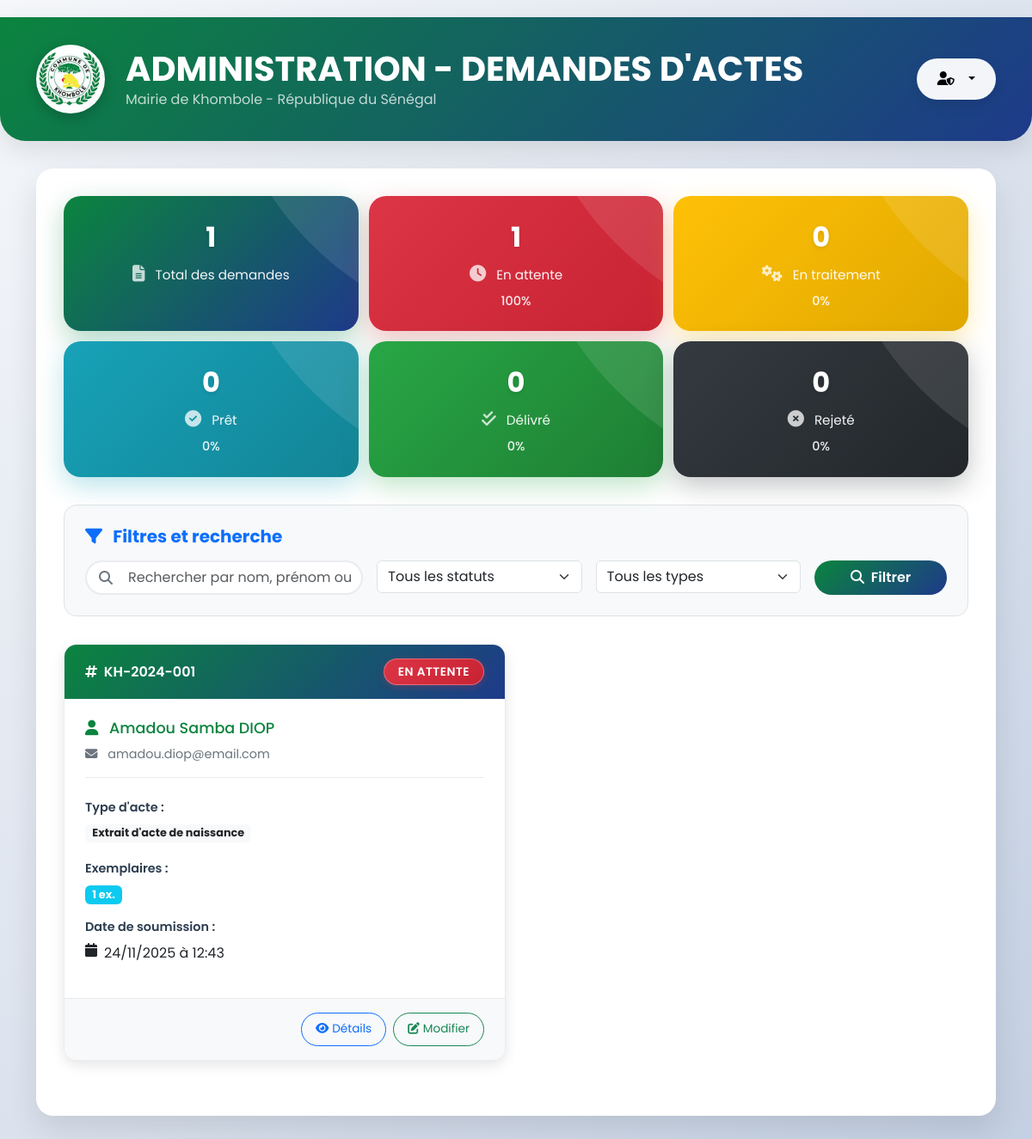
/liste_demandes.php (signed in), run on the app's committed database.
### tables this page shows
CREATE TABLE IF NOT EXISTS demandes_actes (
    id INT AUTO_INCREMENT PRIMARY KEY,
    numero_demande VARCHAR(20) UNIQUE NOT NULL,
    type_acte ENUM(
        'extrait_naissance',
        'copie_litterale_naissance', 
        'extrait_mariage',
        'certificat_residence',
        'certificat_vie_individuelle',
        'certificat_vie_collective',
        'certificat_deces'
    ) NOT NULL,
    nombre_exemplaires INT DEFAULT 1 NOT NULL,
    
     
    nom VARCHAR(100) NOT NULL,
    prenoms VARCHAR(200) NOT NULL,
    date_naissance DATE NOT NULL,
    lieu_naissance VARCHAR(100) NOT NULL,
    annee_registre YEAR NOT NULL,
    numero_registre VARCHAR(50) NOT NULL,
    qualite_demandeur ENUM('titulaire', 'parent', 'representant_legal') NOT NULL,
    adresse_actuelle TEXT NOT NULL,
    telephone VARCHAR(20) NOT NULL,
    email VARCHAR(100) NOT NULL,
    
     
    mode_delivrance ENUM('retrait_physique', 'envoi_electronique') NOT NULL,
    mode_paiement ENUM('wave', 'orange_money') NOT NULL,
    
     
    consentement_donnees BOOLEAN NOT NULL DEFAULT FALSE,
    acceptation_clause BOOLEAN NOT NULL DEFAULT FALSE,
    
     
    statut ENUM('en_attente', 'en_traitement', 'pret', 'delivre', 'rejete') DEFAULT 'en_attente',
    commentaire_admin TEXT,
    
     
    date_soumission TIMESTAMP DEFAULT CURRENT_TIMESTAMP,
    date_traitement TIMESTAMP NULL,
    date_delivrance TIMESTAMP NULL,
    
     
    ip_soumission VARCHAR(45),
    user_agent TEXT,
    
    INDEX idx_numero_demande (numero_demande),
    INDEX idx_statut (statut),
    INDEX idx_type_acte (type_acte),
    INDEX idx_date_soumission (date_soumission)
);

### liste_demandes.php (the view, shortened to what this page needs)
<?php
require_once 'db_connection.php';
$demandes = [];
$totalDemandes = 0;
$page = isset($_GET['page']) ? max(1, intval($_GET['page'])) : 1;
$parPage = 10;
$offset = ($page - 1) * $parPage;
$recherche = $_GET['recherche'] ?? '';
try {
    $pdo = createPDOConnection();
    $whereConditions = [];
    $params = [];
    $whereClause = !empty($whereConditions) ? 'WHERE ' . implode(' AND ', $whereConditions) : '';
    $sqlCount = "SELECT COUNT(*) as total FROM demandes_actes $whereClause";
    $stmtCount = $pdo->prepare($sqlCount);
    $stmtCount->execute($params);
    $totalDemandes = $stmtCount->fetch()['total'];
    $sql = "SELECT * FROM demandes_actes $whereClause ORDER BY date_soumission DESC LIMIT $parPage OFFSET $offset";
    $stmt = $pdo->prepare($sql);
    $stmt->execute($params);
    $demandes = $stmt->fetchAll();
} catch (PDOException $e) {
    $erreur = "Erreur de connexion à la base de données.";
}
$typesActes = [
    'extrait_naissance' => 'Extrait d\'acte de naissance',
    'copie_litterale_naissance' => 'Copie littérale d\'acte de naissance',
    'extrait_mariage' => 'Extrait d\'acte de mariage',
    'certificat_residence' => 'Certificat de résidence',
    'certificat_vie_individuelle' => 'Certificat de vie individuelle',
    'certificat_vie_collective' => 'Certificat de vie collective',
    'certificat_deces' => 'Certificat de décès'
];
$statutsLabels = [
    'en_attente' => 'En attente',
    'en_traitement' => 'En traitement',
    'pret' => 'Prêt',
    'delivre' => 'Délivré',
    'rejete' => 'Rejeté'
];
$statutsColors = [
    'en_attente' => 'danger',
    'en_traitement' => 'warning',
    'pret' => 'info',
    'delivre' => 'success',
    'rejete' => 'dark'
];
$statsParStatut = [];
try {
    $sqlStats = "SELECT statut, COUNT(*) as nombre FROM demandes_actes GROUP BY statut";
    $stmtStats = $pdo->prepare($sqlStats);
    $stmtStats->execute();
    $resultStats = $stmtStats->fetchAll(PDO::FETCH_ASSOC);
    foreach (array_keys($statutsLabels) as $statut) {
        $statsParStatut[$statut] = 0;
    }
    foreach ($resultStats as $stat) {
        $statsParStatut[$stat['statut']] = $stat['nombre'];
    }
} catch (Exception $e) {
    foreach (array_keys($statutsLabels) as $statut) {
        $statsParStatut[$statut] = 0;
    }
}
?>
<!DOCTYPE html>
<html lang="fr">
<head>
    <link href="https://cdn.jsdelivr.net/npm/bootstrap@5.3.0/dist/css/bootstrap.min.css" rel="stylesheet">
    <link href="https://cdnjs.cloudflare.com/ajax/libs/font-awesome/6.4.0/css/all.min.css" rel="stylesheet">
</head>
<body>
    <div class="header-section">
        <div class="container">
            <div class="d-flex justify-content-between align-items-center">
                <div class="d-flex align-items-center">
                    <div class="logo-container me-4">
                        <div class="logo-circle">
                            <img src="logo.jpg" alt="Logo Mairie de Khombole" class="logo-img">
                        </div>
                    </div>
                    <div>
                        <h1 class="mb-0 fw-bold">ADMINISTRATION - DEMANDES D'ACTES</h1>
                        <p class="mb-0 opacity-75">Mairie de Khombole - République du Sénégal</p>
                    </div>
                </div>
                <div class="admin-section">
                    <div class="dropdown">
                        <button class="btn btn-light dropdown-toggle admin-btn" type="button" data-bs-toggle="dropdown">
                            <i class="fas fa-user-shield me-2"></i>
                        </button>
                    </div>
                </div>
            </div>
        </div>
    </div>
    <div class="container">
        <div class="main-container">
            <div class="stats-cards">
                <div class="stat-card stat-total">
                    <div class="stat-number"><?= $totalDemandes ?></div>
                    <div class="stat-label">
                        <i class="fas fa-file-alt"></i>
                        Total des demandes
                    </div>
                </div>
                <div class="stat-card stat-danger">
                    <div class="stat-number"><?= $statsParStatut['en_attente'] ?></div>
                    <div class="stat-label">
                        <i class="fas fa-clock"></i>
                        En attente
                    </div>
                    <div class="stat-percentage">
                        <?= $totalDemandes > 0 ? round(($statsParStatut['en_attente'] / $totalDemandes) * 100, 1) : 0 ?>%
                    </div>
                </div>
                <div class="stat-card stat-warning">
                    <div class="stat-number"><?= $statsParStatut['en_traitement'] ?></div>
                    <div class="stat-label">
                        <i class="fas fa-cogs"></i>
                        En traitement
                    </div>
                    <div class="stat-percentage">
                        <?= $totalDemandes > 0 ? round(($statsParStatut['en_traitement'] / $totalDemandes) * 100, 1) : 0 ?>%
                    </div>
                </div>
                <div class="stat-card stat-info">
                    <div class="stat-number"><?= $statsParStatut['pret'] ?></div>
                    <div class="stat-label">
                        <i class="fas fa-check-circle"></i>
                        Prêt
                    </div>
                    <div class="stat-percentage">
                        <?= $totalDemandes > 0 ? round(($statsParStatut['pret'] / $totalDemandes) * 100, 1) : 0 ?>%
                    </div>
                </div>
                <div class="stat-card stat-success">
                    <div class="stat-number"><?= $statsParStatut['delivre'] ?></div>
                    <div class="stat-label">
                        <i class="fas fa-check-double"></i>
                        Délivré
                    </div>
                    <div class="stat-percentage">
                        <?= $totalDemandes > 0 ? round(($statsParStatut['delivre'] / $totalDemandes) * 100, 1) : 0 ?>%
                    </div>
                </div>
                <div class="stat-card stat-dark">
                    <div class="stat-number"><?= $statsParStatut['rejete'] ?></div>
                    <div class="stat-label">
                        <i class="fas fa-times-circle"></i>
                        Rejeté
                    </div>
                    <div class="stat-percentage">
                        <?= $totalDemandes > 0 ? round(($statsParStatut['rejete'] / $totalDemandes) * 100, 1) : 0 ?>%
                    </div>
                </div>
            </div>
            <div class="filters-section">
                <h5 class="fw-bold text-primary mb-3">
                    <i class="fas fa-filter me-2"></i>
                    Filtres et recherche
                </h5>
                <form method="GET" class="row g-3">
                    <div class="col-md-4">
                        <div class="search-box">
                            <i class="fas fa-search"></i>
                            <input type="text" class="form-control" name="recherche"
                                   placeholder="Rechercher par nom, prénom ou numéro de registre..."
                                   value="<?= htmlspecialchars($recherche) ?>">
                        </div>
                    </div>
                    <div class="col-md-3">
                        <select class="form-select" name="statut">
                            <option value="">Tous les statuts</option>
                        </select>
                    </div>
                    <div class="col-md-3">
                        <select class="form-select" name="type">
                            <option value="">Tous les types</option>
                        </select>
                    </div>
                    <div class="col-md-2">
                        <button type="submit" class="btn btn-primary w-100">
                            <i class="fas fa-search me-1"></i>
                            Filtrer
                        </button>
                    </div>
                </form>
            </div>
            <?php if (!empty($demandes)): ?>
                <div class="demandes-grid">
                    <?php foreach ($demandes as $demande): ?>
                        <div class="demande-card">
                            <div class="card-header">
                                <div class="demande-numero">
                                    <i class="fas fa-hashtag me-1"></i>
                                    <?= htmlspecialchars($demande['numero_demande']) ?>
                                </div>
                                <div class="demande-statut">
                                    <span class="badge bg-<?= $statutsColors[$demande['statut']] ?> status-badge">
                                        <?= htmlspecialchars($statutsLabels[$demande['statut']] ?? $demande['statut']) ?>
                                    </span>
                                </div>
                            </div>
                            <div class="card-body">
                                <div class="demandeur-info">
                                    <h6 class="demandeur-nom">
                                        <i class="fas fa-user me-2"></i>
                                        <?= htmlspecialchars($demande['prenoms'] . ' ' . $demande['nom']) ?>
                                    </h6>
                                    <p class="demandeur-email">
                                        <i class="fas fa-envelope me-2"></i>
                                        <?= htmlspecialchars($demande['email']) ?>
                                    </p>
                                </div>
                                <div class="demande-details">
                                    <div class="detail-item">
                                        <span class="detail-label">Type d'acte :</span>
                                        <div class="detail-value">
                                            <?php
                                            $types = explode(',', $demande['type_acte']);
                                            foreach ($types as $type):
                                                $type = trim($type);
                                            ?>
                                                <span class="badge bg-light text-dark me-1 mb-1">
                                                    <?= htmlspecialchars($typesActes[$type] ?? $type) ?>
                                                </span>
                                            <?php endforeach; ?>
                                        </div>
                                    </div>
                                    <div class="detail-item">
                                        <span class="detail-label">Exemplaires :</span>
                                        <div class="detail-value">
                                            <?php
                                            $exemplaires = json_decode($demande['nombre_exemplaires'], true);
                                            if (is_array($exemplaires)):
                                                foreach ($exemplaires as $type => $nombre):
                                            ?>
                                                <span class="badge bg-info me-1 mb-1">
                                                    <?= htmlspecialchars($typesActes[$type] ?? $type) ?>: <?= $nombre ?>
                                                </span>
                                            <?php
                                                endforeach;
                                            else:
                                            ?>
                                                <span class="badge bg-info">
                                                    <?= htmlspecialchars($demande['nombre_exemplaires']) ?> ex.
                                                </span>
                                            <?php endif; ?>
                                        </div>
                                    </div>
                                    <div class="detail-item">
                                        <span class="detail-label">Date de soumission :</span>
                                        <div class="detail-value">
                                            <i class="fas fa-calendar me-1"></i>
                                            <?= date('d/m/Y à H:i', strtotime($demande['date_soumission'])) ?>
                                        </div>
                                    </div>
                                </div>
                            </div>
                            <div class="card-footer">
                                <div class="actions-buttons">
                                    <a href="detail_demande.php?numero=<?= urlencode($demande['numero_demande']) ?>&retour=liste"
                                       class="btn btn-outline-primary btn-sm">
                                        <i class="fas fa-eye me-1"></i>Détails
                                    </a>
                                    <button type="button" class="btn btn-outline-success btn-sm"
                                            data-bs-toggle="modal"
                                            data-bs-target="#modalStatut"
                                            data-demande-id="<?= $demande['id'] ?>"
                                            data-numero="<?= htmlspecialchars($demande['numero_demande']) ?>"
                                            data-statut-actuel="<?= htmlspecialchars($demande['statut']) ?>">
                                        <i class="fas fa-edit me-1"></i>Modifier
                                    </button>
                                </div>
                            </div>
                        </div>
                    <?php endforeach; ?>
                </div>
            <?php endif; ?>
        </div>
    </div>
</body>
</html>

### data on the page
demandes_actes: numero_demande "KH-2024-001", statut "EN ATTENTE", prenoms+nom "Amadou Samba DIOP", email "amadou.diop@email.com", type_acte "Extrait d'acte de naissance", nombre_exemplaires "1", date_soumission "24/11/2025 à 12:43"

### other printed values
$totalDemandes "1"
$statsParStatut['en_attente'] "1"
$statsParStatut['en_traitement'] "0"
$statsParStatut['pret'] "0"
$statsParStatut['delivre'] "0"
$statsParStatut['rejete'] "0"
